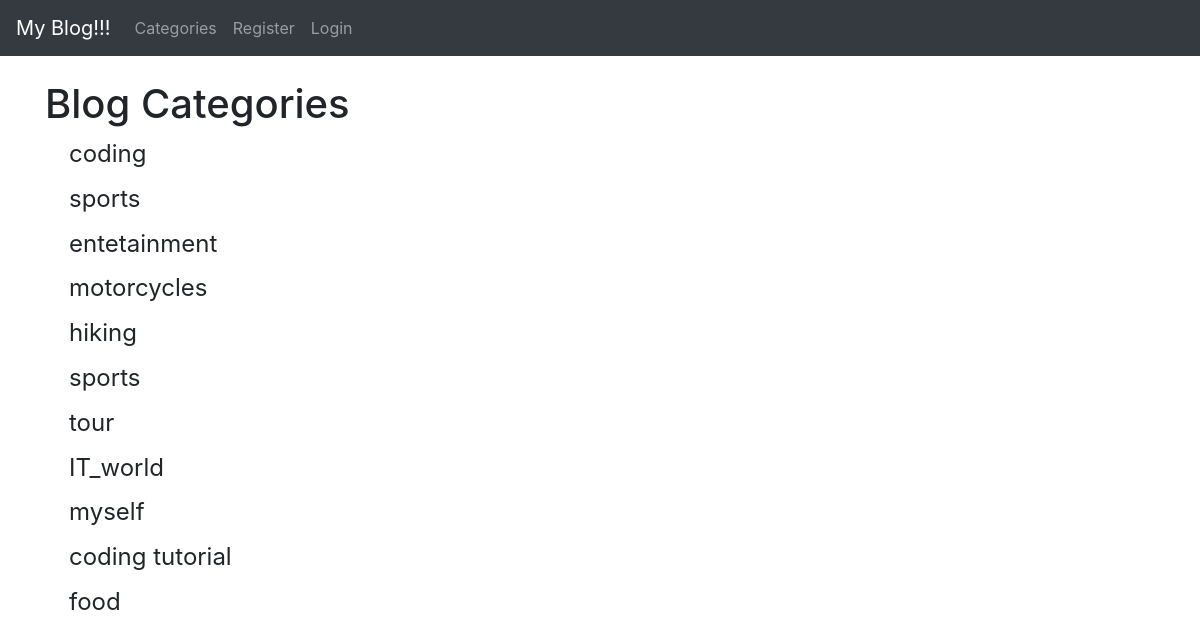
The page /category-list/ on the database its author committed.
### ablog/models.py (models this page shows, shortened)
class Category(models.Model):
    name = models.CharField(max_length=255)
    def __str__(self) :
        return self.name

### ablog/views.py (the view)
# urls.py: path('category-list/', CategoryListView, name="category-list" ),
def CategoryListView(request) :
    cat_menu_list = Category.objects.all()
    return render(request, 'category_list.html', {'cat_menu_list': cat_menu_list})

### ablog/templates/category_list.html (shortened to what this page needs)
{% extends 'base.html'%}
{% block content %}
    <h1> Blog Categories </h1>
    {% for item in cat_menu_list %}
     <h4><a class="dropdown-item" href="{%url 'category' item|slugify  %}">{{item}}</a></h4>
    {% endfor %}
{% endblock %}

### rows shown on the page
Category: name "coding"
Category: name "sports"
Category: name "entetainment"
Category: name "motorcycles"
Category: name "hiking"
Category: name "sports"
Category: name "tour"
Category: name "IT_world"
Category: name "myself"
Category: name "coding tutorial"
Category: name "food"
